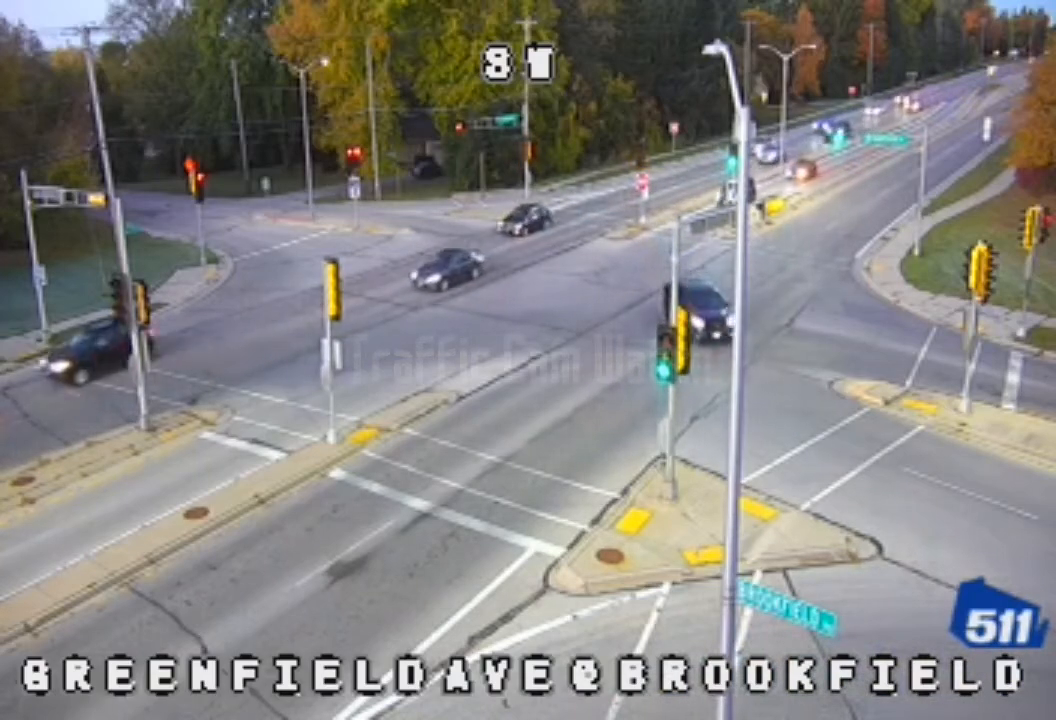
#> input picture frame 40 of cctv.mp4, 1056 x 720 px, given in place of Town06_head-on_clear_01.mp4, which was not available
$ jupyter execute --allow-errors basic_pipeline.ipynb
#> lines starting #> are read from the running program, lines starting #| are printed output that depends on the picture; after the words box and inside, x2 and y2 are one past the last pixel; in counts of white or black regions, pixels touching at a corner belong together; pictures that were not available may be replaced by others from this repository, and a replacement may not be noted
[cell 1]
import cv2
import pandas as pd
from ultralytics import YOLO

# ---------------------------
# CONFIG
# ---------------------------
VIDEO_PATH = "videos/__WFqm4i3vE_00.mp4"#"sim_dataset/videos/head-on/Town03_head-on_clear_00.mp4"
OUTPUT_VIDEO_PATH = "output_tracked.mp4"
OUTPUT_CSV_PATH = "tracking_data.csv"

MODEL_NAME = "yolov9m.pt"  # try yolov8l.pt for better accuracy

# COCO class IDs for vehicles
VEHICLE_CLASSES = [2, 3, 5, 7]
# 2=car, 3=motorcycle, 5=bus, 7=truck

# ---------------------------
# LOAD MODEL
# ---------------------------
#> (the rest of this cell did not finish here and is left out)

[cell 2]
import cv2
import numpy as np
import pandas as pd

# ---------------------------
# CONFIG
# ---------------------------
VIDEO_PATH = "sim_dataset/videos/head-on/Town06_head-on_clear_01.mp4"
OUTPUT_VIDEO_PATH = "frame_differencing.mp4"
OUTPUT_CSV_PATH = "motion_data.csv"

MIN_CONTOUR_AREA = 500      # filter noise
MOTION_THRESHOLD = 2     # multiplier for spike detection

# ---------------------------
# VIDEO SETUP
# ---------------------------
cap = cv2.VideoCapture(VIDEO_PATH)

fps = int(cap.get(cv2.CAP_PROP_FPS))
width = int(cap.get(cv2.CAP_PROP_FRAME_WIDTH))
height = int(cap.get(cv2.CAP_PROP_FRAME_HEIGHT))

fourcc = cv2.VideoWriter_fourcc(*"mp4v")
out = cv2.VideoWriter(OUTPUT_VIDEO_PATH, fourcc, fps, (width, height))

# ---------------------------
# INIT
# ---------------------------
ret, prev_frame = cap.read()
#> prev_frame is the input picture: shape (720, 1056, 3); mean B, G, R 129.7, 131.5, 132.9
prev_gray = cv2.cvtColor(prev_frame, cv2.COLOR_BGR2GRAY)
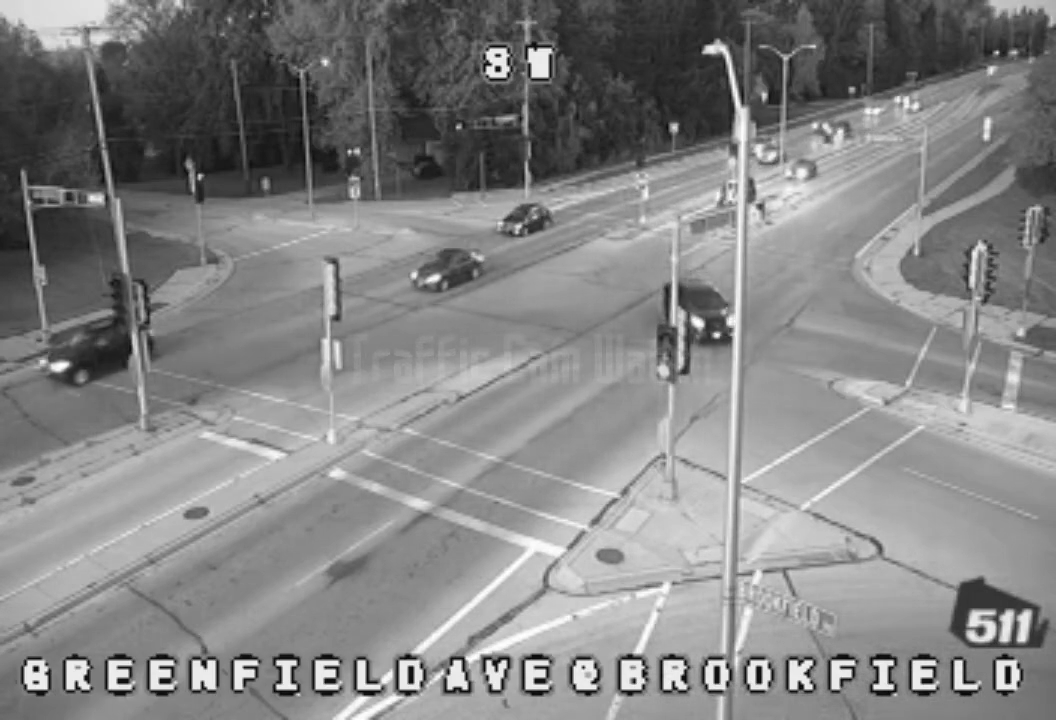
#> prev_gray: shape (720, 1056); min 2, max 255, mean 131.7

motion_history = []
data = []

frame_idx = 1

# ---------------------------
# PROCESS VIDEO
# ---------------------------
while cap.isOpened():
    ret, frame = cap.read()
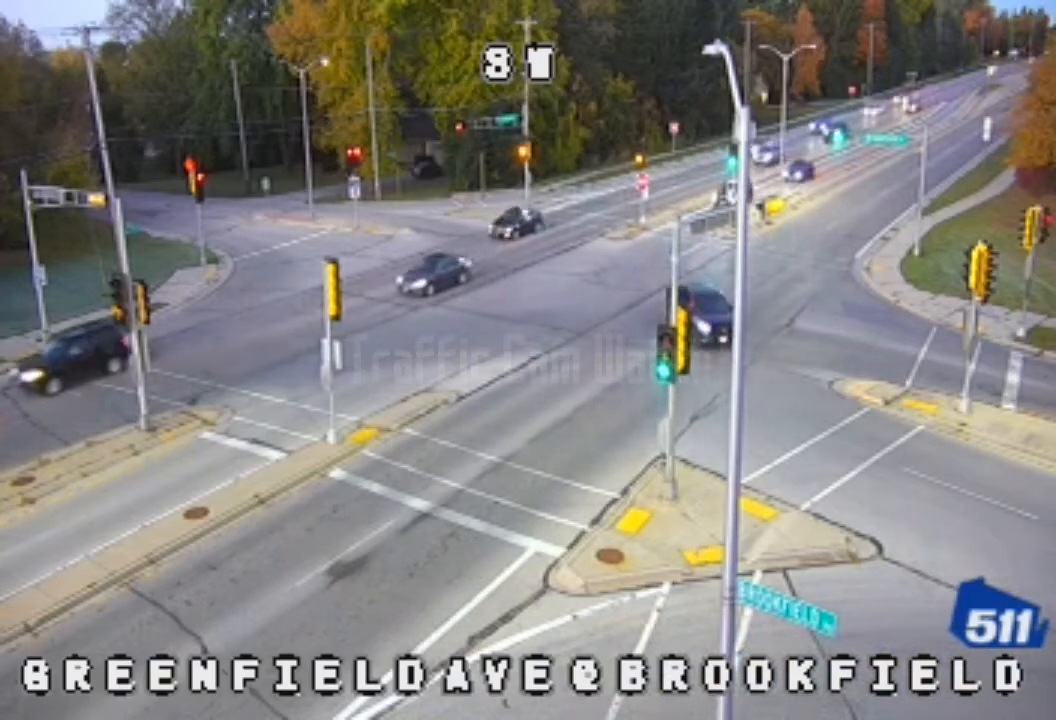
#> input picture frame 41 of cctv.mp4, 1056 x 720 px, given in place of Town06_head-on_clear_01.mp4, which was not available
#> frame is the input picture: shape (720, 1056, 3); mean B, G, R 129.6, 131.4, 132.8
    if not ret:
        break

    gray = cv2.cvtColor(frame, cv2.COLOR_BGR2GRAY)

    # Frame differencing
    diff = cv2.absdiff(prev_gray, gray)
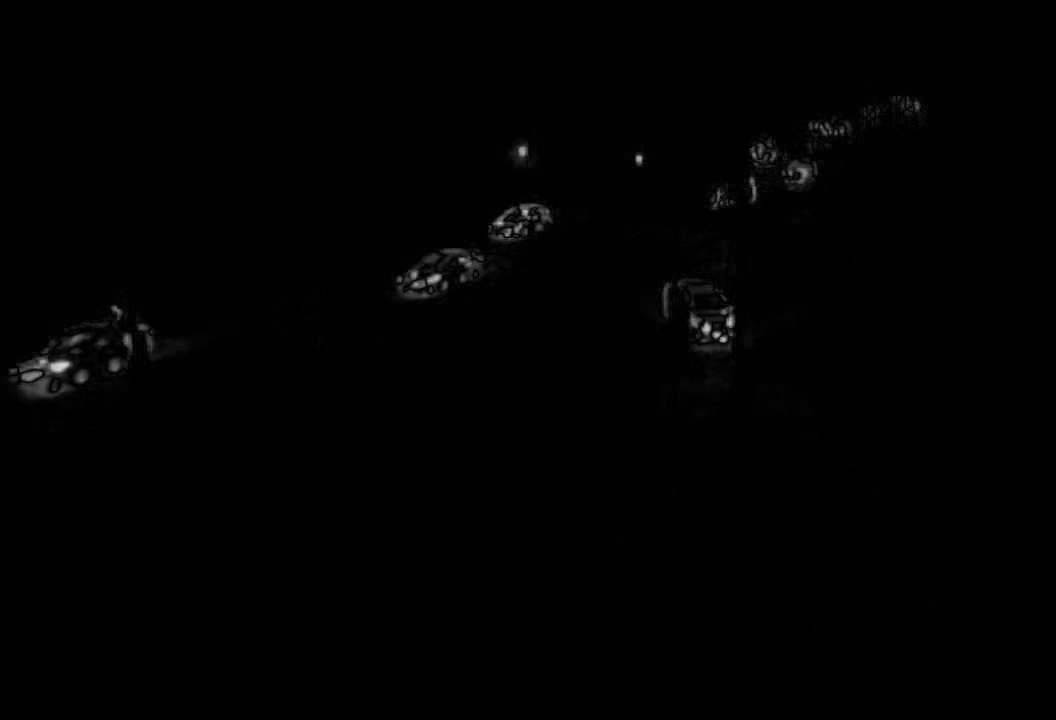
#> diff: shape (720, 1056); min 0, max 214, mean 1.1

    # Blur + threshold
    blur = cv2.GaussianBlur(diff, (5, 5), 0)
    _, thresh = cv2.threshold(blur, 25, 255, cv2.THRESH_BINARY)
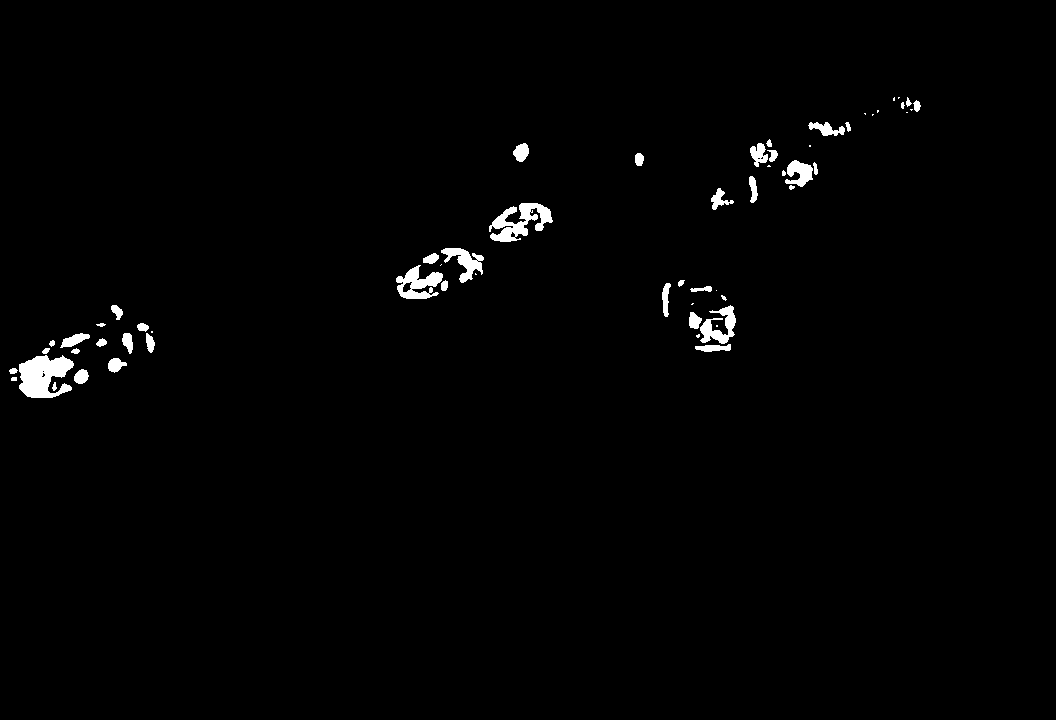
#> thresh: shape (720, 1056); 1.2% white; 60 white regions (18 under 20 px), largest, box (x1, y1, x2, y2) and area: (19, 355, 74, 398) 1626, (489, 203, 553, 242) 1230, (396, 265, 443, 299) 855

    # Dilate to fill gaps
    dilated = cv2.dilate(thresh, None, iterations=2)
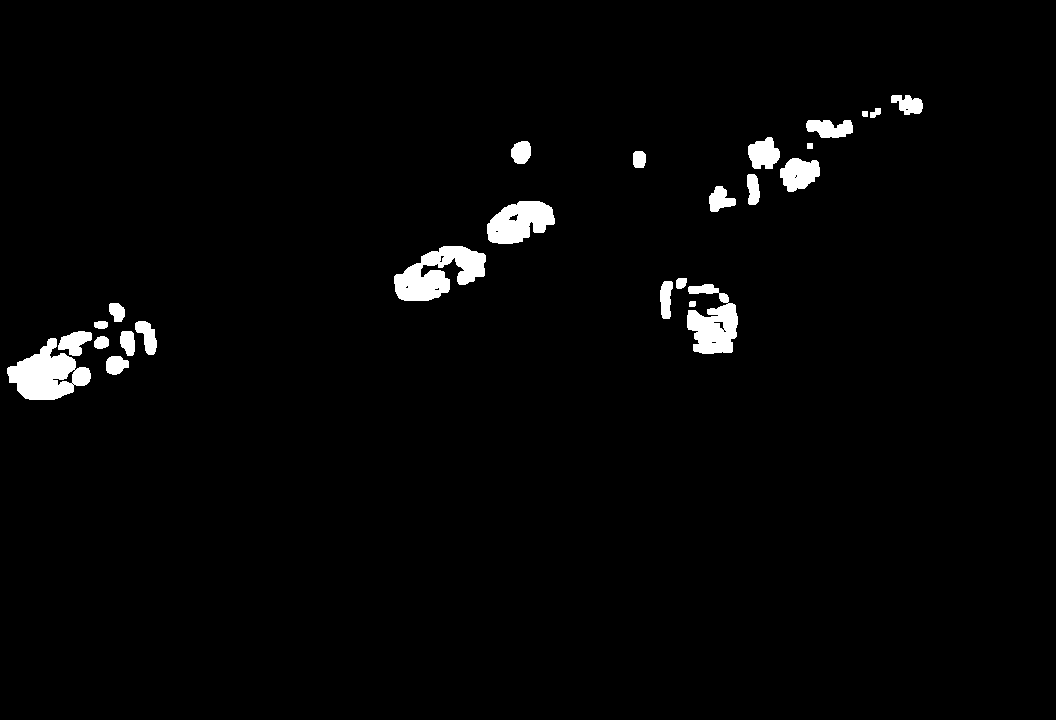
#> dilated: shape (720, 1056); 2.2% white; 25 white regions

    # Find contours (motion regions)
    contours, _ = cv2.findContours(dilated, cv2.RETR_EXTERNAL, cv2.CHAIN_APPROX_SIMPLE)
#> contours = 25 contours; largest, box (x1, y1, x2, y2) and area: (7, 338, 91, 400) 2865, (394, 246, 486, 301) 2762, (687, 284, 738, 354) 2118, (487, 201, 555, 244) 1972, (780, 158, 820, 192) 907

    motion_area = 0

    for contour in contours:
        area = cv2.contourArea(contour)
        if area < MIN_CONTOUR_AREA:
            continue

        motion_area += area

        x, y, w, h = cv2.boundingRect(contour)

        # Draw bounding box
        cv2.rectangle(frame, (x, y), (x+w, y+h), (0, 255, 0), 2)
#> this loop made 25 passes
#> area on passes 1, 3, 4, 5, 6, 7, 8, 9, 11, 12, 15, 16: 300.5, 138, 268.5, 478.5, 392.5, 79, 206.5, 29, 338.5, 86.5, 394, 288
#> (area, motion_area, x, y, w, h) on passes 2, 10, 13, 14, 17, 21: (2865, 2865, 7, 338, 84, 62), (2117.5, 4982.5, 687, 284, 51, 70), (2761.5, 7744, 394, 246, 92, 55), (1972, 9716, 487, 201, 68, 43), (907, 10623, 780, 158, 40, 34), (687.5, 11310.5, 748, 137, 32, 32)
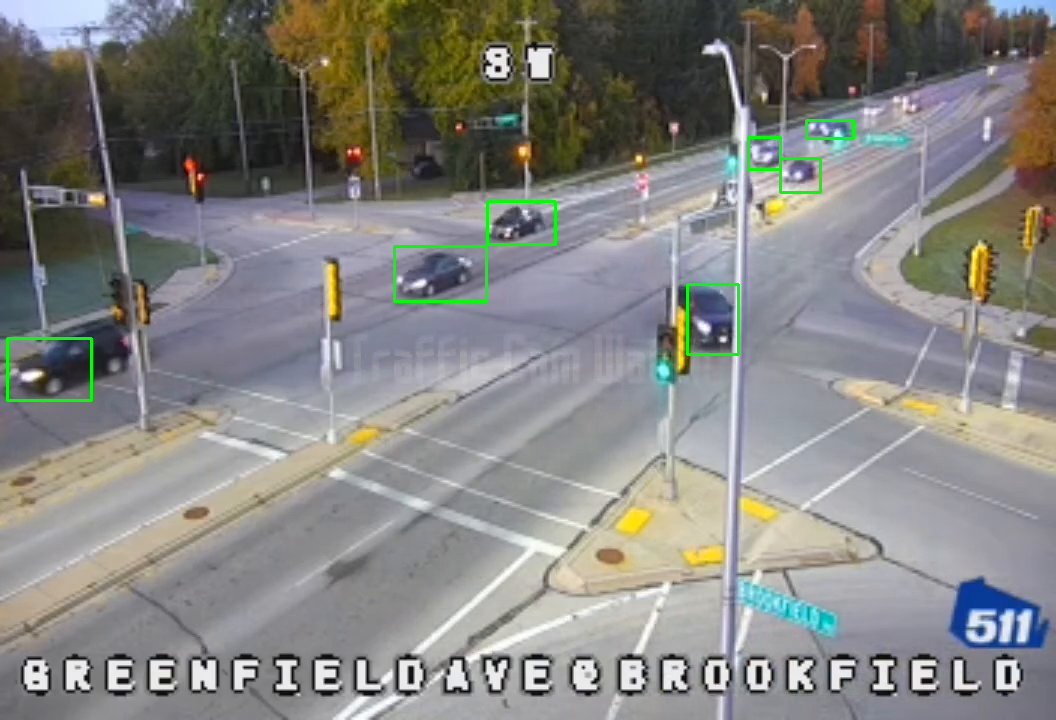
#> frame: shape (720, 1056, 3); 0.57% of pixels changed, all inside (x1, y1, x2, y2) = (6, 119, 855, 402)
#> after the loop, motion_area = 11888

    motion_history.append(motion_area)

    # Compute motion spike (crash indicator)
    crash_flag = 0
    if len(motion_history) > 10:
        avg_motion = np.mean(motion_history[-10:])
        if avg_motion > 0 and motion_area > MOTION_THRESHOLD * avg_motion:
            crash_flag = 1
            cv2.putText(frame, "CRASH DETECTED", (50, 50),
                        cv2.FONT_HERSHEY_SIMPLEX, 1, (0, 0, 255), 3)

    # Save data
    data.append({
        "frame": frame_idx,
        "time_sec": frame_idx / fps,
        "motion_area": motion_area,
        "crash_flag": crash_flag
    })

    # Write frame
    out.write(frame)

    # Update
    prev_gray = gray
    frame_idx += 1

# ---------------------------
# CLEAN UP
# ---------------------------
cap.release()
out.release()

# Save CSV
df = pd.DataFrame(data)
df.to_csv(OUTPUT_CSV_PATH, index=False)

print("✅ Done")
print(f"Saved video: {OUTPUT_VIDEO_PATH}")
print(f"Saved data: {OUTPUT_CSV_PATH}")
